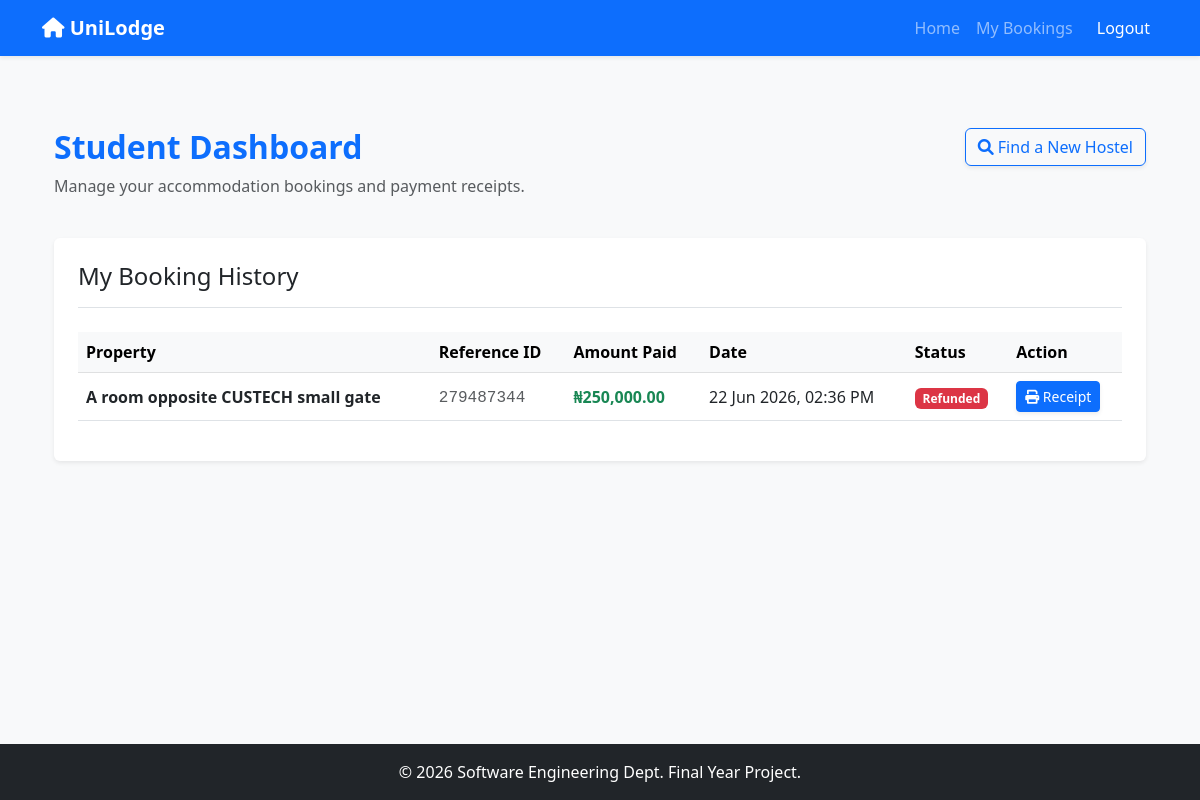
Screenshot of /student_dashboard.php (signed in) with the database file from the repository.
### tables this page shows
CREATE TABLE `bookings` (
  `booking_id` int(11) NOT NULL,
  `property_id` int(11) DEFAULT NULL,
  `student_id` int(11) DEFAULT NULL,
  `payment_reference` varchar(100) NOT NULL,
  `amount` decimal(15,2) NOT NULL,
  `payment_status` enum('pending','success','failed') DEFAULT 'pending',
  `booking_status` enum('pending','confirmed','cancelled','refund_requested','refunded') DEFAULT 'pending',
  `booking_date` timestamp NOT NULL DEFAULT current_timestamp(),
  `refund_reason` text DEFAULT NULL
);

CREATE TABLE `properties` (
  `property_id` int(11) NOT NULL,
  `landlord_id` int(11) DEFAULT NULL,
  `title` varchar(255) NOT NULL,
  `description` text NOT NULL,
  `address` varchar(255) NOT NULL,
  `price` decimal(15,2) NOT NULL,
  `image_url` varchar(255) NOT NULL,
  `status` enum('available','taken') DEFAULT 'available',
  `is_approved` tinyint(1) DEFAULT 0,
  `date_listed` timestamp NOT NULL DEFAULT current_timestamp(),
  `latitude` varchar(50) DEFAULT NULL,
  `longitude` varchar(50) DEFAULT NULL
);

### student_dashboard.php (the view, shortened to what this page needs)
<?php
include 'includes/header.php';
$student_id = $_SESSION['user_id'];
?>
<div class="container mt-5 mb-5" style="min-height: 60vh;">
    <div class="row mb-4">
        <div class="col-md-8">
            <h2 class="fw-bold text-primary">Student Dashboard</h2>
            <p class="text-muted">Manage your accommodation bookings and payment receipts.</p>
        </div>
        <div class="col-md-4 text-end">
            <a href="index.php" class="btn btn-outline-primary shadow-sm"><i class="fa fa-search"></i> Find a New Hostel</a>
        </div>
    </div>
    <div class="card shadow-sm border-0">
        <div class="card-body p-4">
            <h4 class="card-title border-bottom pb-3 mb-4">My Booking History</h4>
            <div class="table-responsive">
                <table class="table table-hover align-middle">
                    <thead class="table-light">
                        <tr>
                            <th>Property</th>
                            <th>Reference ID</th>
                            <th>Amount Paid</th>
                            <th>Date</th>
                            <th>Status</th>
                            <th>Action</th>
                        </tr>
                    </thead>
                    <tbody>
                        <?php
                        $sql = "SELECT b.*, p.title
                                FROM bookings b
                                JOIN properties p ON b.property_id = p.property_id
                                WHERE b.student_id = '$student_id'
                                ORDER BY b.booking_date DESC";
                        $result = $conn->query($sql);
                        if ($result->num_rows > 0) {
                            while ($row = $result->fetch_assoc()) {
                                ?>
                                <tr>
                                    <td class="fw-bold text-dark"><?php echo htmlspecialchars($row['title']); ?></td>
                                    <td><span class="text-muted font-monospace"><?php echo $row['payment_reference']; ?></span></td>
                                    <td class="text-success fw-bold">₦<?php echo number_format($row['amount'], 2); ?></td>
                                    <td><?php echo date('d M Y, h:i A', strtotime($row['booking_date'])); ?></td>
                                    <td>
                                        <?php
                                            if ($row['booking_status'] == 'confirmed') {
                                                echo '<span class="badge bg-success">Confirmed</span>';
                                            } elseif ($row['booking_status'] == 'refund_requested') {
                                                echo '<span class="badge bg-warning text-dark">Refund Pending</span>';
                                            } elseif ($row['booking_status'] == 'refunded') {
                                                echo '<span class="badge bg-danger">Refunded</span>';
                                            } else {
                                                echo '<span class="badge bg-secondary">' . ucfirst($row['booking_status']) . '</span>';
                                            }
                                        ?>
                                    </td>
                                    <td>
                                        <div class="d-flex gap-2">
                                            <a href="receipt.php?ref=<?php echo $row['payment_reference']; ?>" target="_blank" class="btn btn-sm btn-primary shadow-sm">
                                                <i class="fa fa-print"></i> Receipt
                                            </a>
                                        </div>
                                    </td>
                                </tr>
                                <?php
                            }
                        } else {
                            echo "<tr><td colspan='6' class='text-center py-5 text-muted'>You have no bookings yet. <br><a href='index.php' class='btn btn-primary mt-3'>Browse Hostels</a></td></tr>";
                        }
                        ?>
                    </tbody>
                </table>
            </div>
        </div>
    </div>
</div>
<?php include 'includes/footer.php'; ?>

### includes/header.php (style rules this page uses)
body { background-color: #f8f9fa; min-height: 100vh; display: flex; flex-direction: column; }

### rows the page displays
bookings: property.title "A room opposite CUSTECH small gate", payment_reference "279487344", amount "250,000.00", booking_date "22 Jun 2026, 02:36 PM", booking_status "Refunded"
